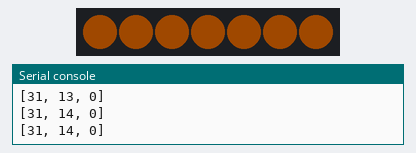
Bench run of a program on a simulated ESP32 board running MicroPython. On the bench: 7 RGB LEDs in strip order, left to right, the last lines printed to the serial console. Dim RGB values are drawn brighter than linear.

Above: at 0.9 s.
At 1.83 s:
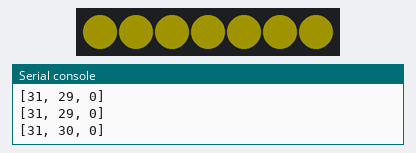
At 7.39 s:
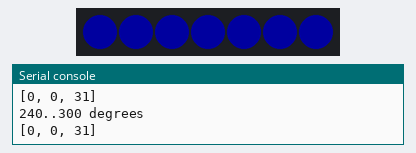
At 9.2 s:
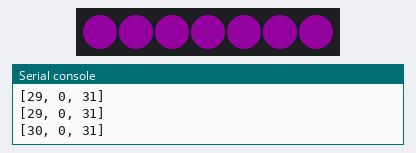
Timing chart, 0 to 40.0 s (numbered marks = the images above):
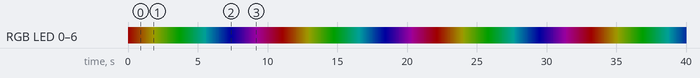

The program:

ws2812ColorWheel.py
```python
# ws1812ColorWheel: Shows all the colors of the rainbow
#
# U. Raich, 10.Jun 2021
# This program was written for the course on IoT at the University of Cape Coast,Ghana

import machine, neopixel, time, sys
from micropython import const

DATA_PIN   = const(26)
NO_OF_LEDS = const(7)
MAX_INTENS = const(0x1f)

neoPixel = neopixel.NeoPixel(machine.Pin(DATA_PIN), NO_OF_LEDS)

def setNeoPixels(colors):
    for i in range(NO_OF_LEDS):
        neoPixel[i] = colors
    neoPixel.write()

while True:
    try:
        for angle in range(360):
            if angle == 0:
                print("0..60 degrees")
            if angle == 60:
                print("60..120 degrees")
            if angle == 120:
                print("120..180 degrees")
            if angle == 180:
                print("180..2400 degrees")
            if angle == 240:
                print("240..300 degrees")
            if angle == 300:
                print("300..360 degrees")


            if angle < 60:
                colors = [MAX_INTENS,int(angle*MAX_INTENS/60),0]
            elif angle >= 60 and angle < 120:
                colors = [int(MAX_INTENS - MAX_INTENS*(angle-60)/60),MAX_INTENS,0]
            elif angle >= 120 and angle < 180:
                colors = [0,MAX_INTENS,int((angle-120)*MAX_INTENS/60)]
            elif angle >= 180 and angle < 240:
                colors = [0,int(MAX_INTENS-(angle-180)*MAX_INTENS/60),MAX_INTENS]
            elif angle >= 240 and angle < 300:
                colors = [int(MAX_INTENS*(angle-240)/60),0,MAX_INTENS]
            else:
                colors = [MAX_INTENS,0,int(MAX_INTENS - MAX_INTENS*(angle-300)/60)]
            print(colors)

            setNeoPixels(colors)
            time.sleep_ms(30)
    except KeyboardInterrupt:
        setNeoPixels((0,0,0))
        break
```

Measured:
- by itself, everything shown: repeats every 11.1 s, in 171 steps
